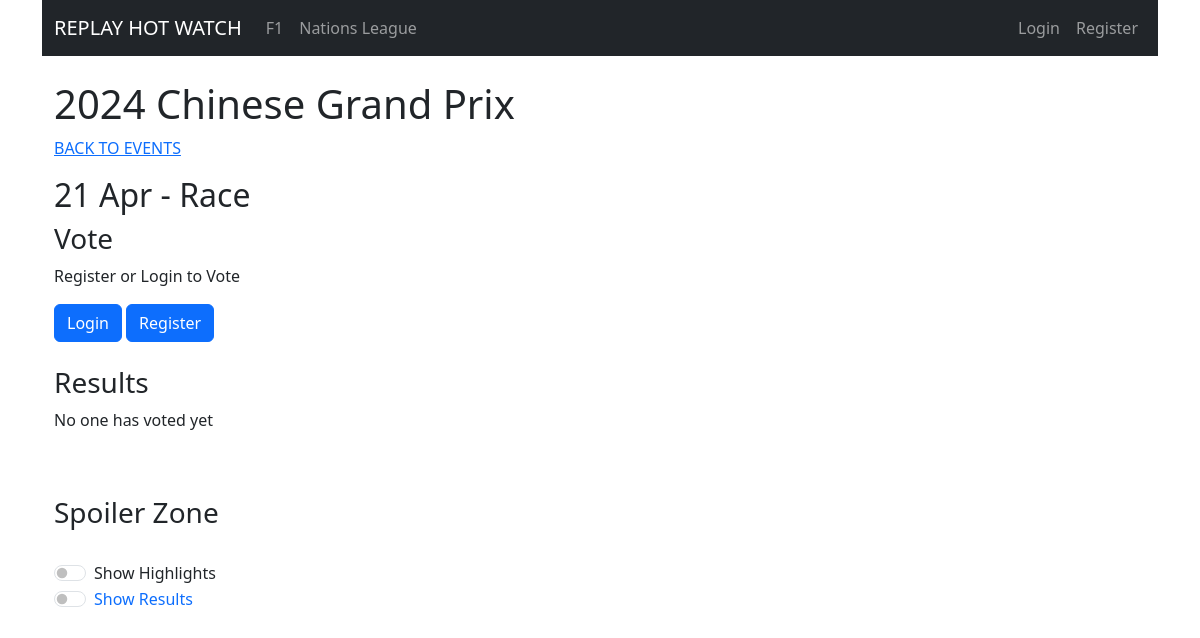
The page /core/events/550/ on the database its author committed.
### core/models.py (models this page shows, shortened)
class Event(models.Model):
    event_list = models.ForeignKey(Competition, on_delete=models.CASCADE, related_name='events')
    event_type = models.CharField(max_length=50)  # e.g., 'race', 'qualifying', 'sprint', 'sprint shootout', 'match'.
    date_time = models.DateTimeField()
    idEvent = models.CharField(max_length=255, default="")
    video_id = models.CharField(max_length=255, default="")
    finished = models.BooleanField(default=False)

class Competition(models.Model):
    league = models.CharField(max_length=255, default="")
    name = models.CharField(max_length=255)
    date = models.DateField()

### core/views.py (the view)
# urls.py: path('events/<int:event_id>/', views.event, name='event'),
def event(request, event_id):
    event = get_object_or_404(Event, id=event_id)
    rating_text = {
        5: "Hot! Definitely Worth Watching the Full Replay",
        4: "",
        3: "Mid temp! Worth Watching the Highlights",
        2: "",
        1: "Cold! Just Check the Results"
    }
    video_id = event.video_id.split('=')[-1] if event.video_id else None
    return render(request, 'core/event.html', {'event': event, 'rating_text': rating_text, 'video_id': video_id})

### core/templates/core/event.html (shortened to what this page needs)
{% extends 'base_menu.html' %}
{% block content %}
<div class="container">
        <div>
            <br>
            <h1>{{ event.event_list.date|date:"Y" }} {{ event.event_list.name }}</h1>
            <p><a href="{% url 'core:event_list' event.event_list.id %}">BACK TO EVENTS</a></p>
            <h2>{{ event.date_time|date:"j M" }} - {{ event.event_type|title }}</h2>
        </div>
        {% include 'core/vote.html' %}
    <br>
    <div>
        <h3>Results</h3>
        {% if event.rating.voters.all|length == 0 %}
            <p>No one has voted yet</p>
            {% endif %}
            <br>
            <br>
    </div>
    <div>
        <h3>Spoiler Zone</h3>
        {% if video_id %}
        <br>
            <div class="form-check form-switch">
                <input class="form-check-input" type="checkbox" id="flexSwitchCheckDefault">
                <label class="form-check-label" for="flexSwitchCheckDefault">Show Highlights</label>
            </div>
            <div class="video-container" style="display: none;">
                <br>
                    <a href="https://www.youtube.com/watch?v={{ video_id }}" title="Highlights" target="_blank" rel="noopener">
                <br>
                <br>
            </div>
            <div class="form-check form-switch">
                <input class="form-check-input" type="checkbox" id="flexSwitchCheckDefault2">
                <label class="form-check-label" for="flexSwitchCheckDefault2">Show Results</label>
            </div>
            <br>
        {% endif %}
</div>
{% endblock %}

### rows shown on the page
Event: event_list "2024", event_list.name "Chinese Grand Prix", date_time "21 Apr", event_type "Race"
